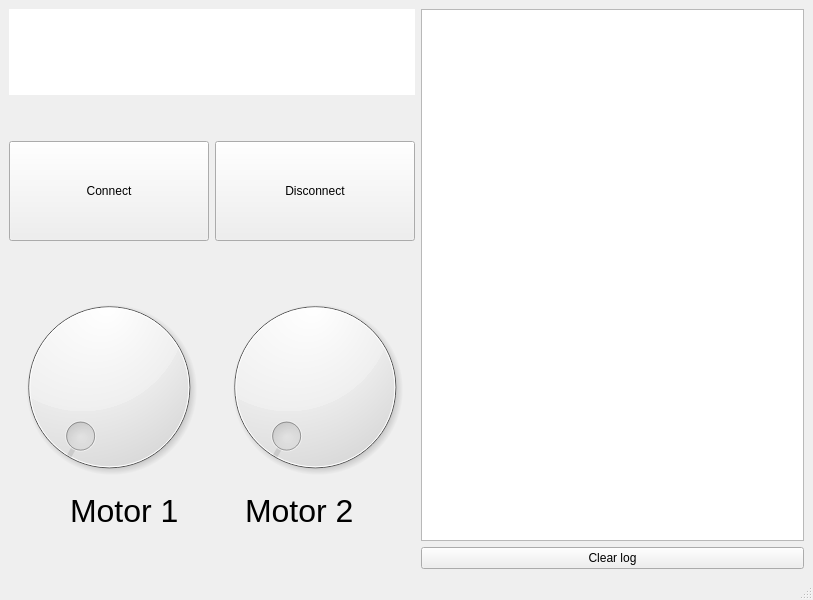
<?xml version="1.0" encoding="UTF-8"?>
<ui version="4.0">
 <class>MainWindow</class>
 <widget class="QMainWindow" name="MainWindow">
  <property name="geometry">
   <rect>
    <x>0</x>
    <y>0</y>
    <width>813</width>
    <height>600</height>
   </rect>
  </property>
  <property name="windowTitle">
   <string>MainWindow</string>
  </property>
  <widget class="QWidget" name="centralwidget">
   <layout class="QHBoxLayout" name="horizontalLayout">
    <item>
     <layout class="QVBoxLayout" name="verticalLayout_2">
      <property name="rightMargin">
       <number>0</number>
      </property>
      <item>
       <widget class="QWidget" name="paint" native="true">
        <property name="sizePolicy">
         <sizepolicy hsizetype="MinimumExpanding" vsizetype="MinimumExpanding">
          <horstretch>100</horstretch>
          <verstretch>100</verstretch>
         </sizepolicy>
        </property>
        <property name="whatsThis">
         <string>&lt;html&gt;&lt;head/&gt;&lt;body&gt;&lt;p&gt;Place to draw&lt;/p&gt;&lt;/body&gt;&lt;/html&gt;</string>
        </property>
        <property name="autoFillBackground">
         <bool>false</bool>
        </property>
        <property name="styleSheet">
         <string notr="true">background-color: white;</string>
        </property>
       </widget>
      </item>
      <item>
       <spacer name="verticalSpacer_2">
        <property name="orientation">
         <enum>Qt::Orientation::Vertical</enum>
        </property>
        <property name="sizeHint" stdset="0">
         <size>
          <width>20</width>
          <height>40</height>
         </size>
        </property>
       </spacer>
      </item>
      <item>
       <layout class="QHBoxLayout" name="horizontalLayout_2">
        <item>
         <widget class="QPushButton" name="connectButton">
          <property name="minimumSize">
           <size>
            <width>100</width>
            <height>100</height>
           </size>
          </property>
          <property name="text">
           <string>Connect</string>
          </property>
         </widget>
        </item>
        <item>
         <widget class="QPushButton" name="disconnectButton">
          <property name="minimumSize">
           <size>
            <width>100</width>
            <height>100</height>
           </size>
          </property>
          <property name="text">
           <string>Disconnect</string>
          </property>
         </widget>
        </item>
       </layout>
      </item>
      <item>
       <spacer name="verticalSpacer">
        <property name="orientation">
         <enum>Qt::Orientation::Vertical</enum>
        </property>
        <property name="sizeHint" stdset="0">
         <size>
          <width>20</width>
          <height>40</height>
         </size>
        </property>
       </spacer>
      </item>
      <item>
       <layout class="QHBoxLayout" name="horizontalLayout_3">
        <item>
         <widget class="QDial" name="dialButton">
          <property name="minimumSize">
           <size>
            <width>200</width>
            <height>200</height>
           </size>
          </property>
          <property name="maximum">
           <number>990</number>
          </property>
          <property name="orientation">
           <enum>Qt::Orientation::Horizontal</enum>
          </property>
         </widget>
        </item>
        <item>
         <widget class="QDial" name="dialButton_2">
          <property name="minimumSize">
           <size>
            <width>200</width>
            <height>200</height>
           </size>
          </property>
          <property name="maximum">
           <number>990</number>
          </property>
         </widget>
        </item>
       </layout>
      </item>
      <item>
       <layout class="QHBoxLayout" name="horizontalLayout_4">
        <item>
         <spacer name="horizontalSpacer">
          <property name="orientation">
           <enum>Qt::Orientation::Horizontal</enum>
          </property>
          <property name="sizeHint" stdset="0">
           <size>
            <width>40</width>
            <height>20</height>
           </size>
          </property>
         </spacer>
        </item>
        <item>
         <widget class="QLabel" name="label">
          <property name="font">
           <font>
            <pointsize>24</pointsize>
           </font>
          </property>
          <property name="text">
           <string>Motor 1</string>
          </property>
         </widget>
        </item>
        <item>
         <spacer name="horizontalSpacer_3">
          <property name="orientation">
           <enum>Qt::Orientation::Horizontal</enum>
          </property>
          <property name="sizeHint" stdset="0">
           <size>
            <width>40</width>
            <height>20</height>
           </size>
          </property>
         </spacer>
        </item>
        <item>
         <widget class="QLabel" name="label_2">
          <property name="font">
           <font>
            <pointsize>24</pointsize>
           </font>
          </property>
          <property name="text">
           <string>Motor 2</string>
          </property>
         </widget>
        </item>
        <item>
         <spacer name="horizontalSpacer_2">
          <property name="orientation">
           <enum>Qt::Orientation::Horizontal</enum>
          </property>
          <property name="sizeHint" stdset="0">
           <size>
            <width>40</width>
            <height>20</height>
           </size>
          </property>
         </spacer>
        </item>
       </layout>
      </item>
      <item>
       <spacer name="verticalSpacer_3">
        <property name="orientation">
         <enum>Qt::Orientation::Vertical</enum>
        </property>
        <property name="sizeHint" stdset="0">
         <size>
          <width>20</width>
          <height>40</height>
         </size>
        </property>
       </spacer>
      </item>
     </layout>
    </item>
    <item>
     <layout class="QVBoxLayout" name="verticalLayout">
      <item>
       <widget class="QTextBrowser" name="logWindow"/>
      </item>
      <item>
       <widget class="QPushButton" name="pushButton">
        <property name="text">
         <string>Clear log</string>
        </property>
       </widget>
      </item>
     </layout>
    </item>
   </layout>
  </widget>
  <widget class="QStatusBar" name="statusbar"/>
 </widget>
 <resources/>
 <connections/>
</ui>
